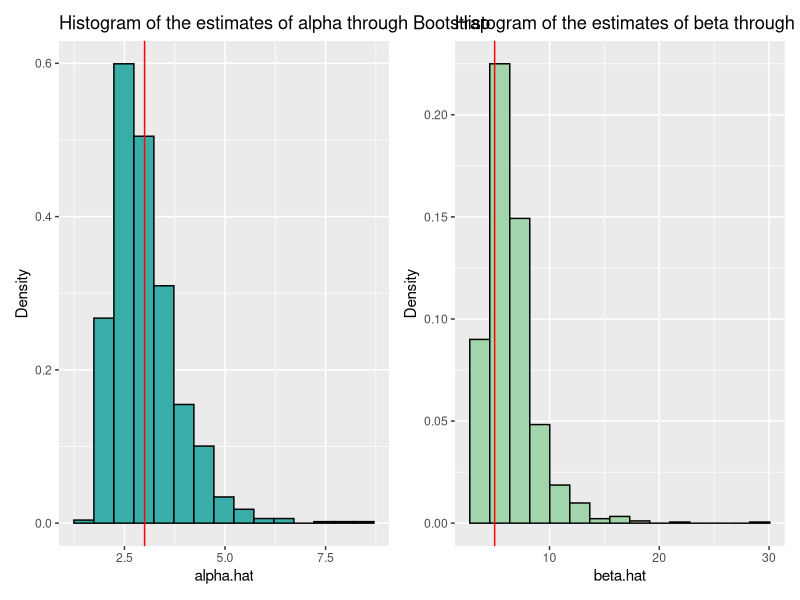

Source code (R):
rm(list=ls())
library(ggplot2)
library(patchwork)
set.seed(seed=123456789)
n=15 #sample size
B=1000 #bootstrap number
alpha=4 #initial Value Of the parameter to generate the data
beta=5
x=rbeta(n,alpha,beta) #given data

alpha.hat=beta.hat=array(0)
for(i in 1:B)
{
  x.star=sample(x,n,replace=T) #bootstrap data
  m1.dash=mean(x.star)
  m2=((n-1)/n)*var(x.star)
  alpha.hat[i]=m1.dash*((m1.dash*(1-m1.dash)/m2)-1) #MME for alpha
  beta.hat[i]=(1-m1.dash)*((m1.dash*(1-m1.dash)/m2)-1) #MME for beta
}
alpha.est=mean(alpha.hat);alpha.est #estimate of the alpha by bootstrap
beta.est=mean(beta.hat);beta.est #estimate of the beta by bootstrap
SE.alpha.hat=sqrt((B-1)/B)*sd(alpha.hat);SE.alpha.hat #se of alpha
SE.beta.hat=sqrt((B-1)/B)*sd(beta.hat);SE.beta.hat #se of alpha



rm(list=ls())
library(stats4)
library(ggplot2)
library(patchwork)
set.seed(seed=123456789)
n=15
B=1000
alpha=3
beta=5  #initial parameter value
alpha.hat=array(0)
beta.hat=array(0)
x=rbeta(n,alpha,beta)
L=function(alpha,beta){
  -sum(dbeta(x.star,alpha,beta,log=T))
}
for(i in 1:B) #loops for bootstrapping
{
  x.star=sample(x,n,replace=T) #bootstrap data
  alpha.hat[i]=mle(L,start=c(0.1,0.1))@coef[1]
  beta.hat[i]=mle(L,start=c(0.1,0.1))@coef[2]
}
alpha.est=mean(alpha.hat);alpha.est #estimate of alpha
beta.est=mean(beta.hat);beta.est #estimate of beta
SE.alpha.hat=sqrt((B-1)/B)*sd(alpha.hat);SE.alpha.hat #se of alpha
SE.beta.hat=sqrt((B-1)/B)*sd(beta.hat);SE.beta.hat #se of beta

#plots
data=data.frame(alpha.hat=alpha.hat,beta.hat=beta.hat)
g1=ggplot(data,aes(x=alpha.hat))+
     geom_histogram(aes(y=..density..),fill="#39AEA9",
                    colour="black",bins=15)+
     geom_vline(xintercept=alpha,colour="red")+
     labs(x="alpha.hat",
          y="Density",
          title="Histogram of the estimates of alpha through Bootstrap")
g2=ggplot(data,aes(x=beta.hat))+
      geom_histogram(aes(y=..density..),fill="#A2D5AB",
                     colour="black",bins=15)+
      geom_vline(xintercept=beta,colour="red")+
      labs(x="beta.hat",
           y="Density",
           title="Histogram of the estimates of beta through Bootstrap")
g1|g2